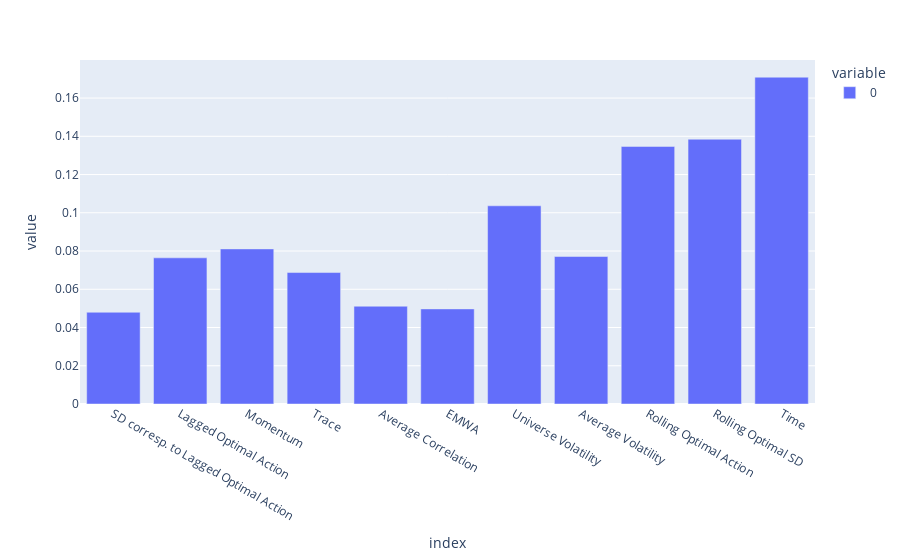

Here is the notebook cell this chart was saved with:
### Code cell
px.bar(a.T.mean())

### Figure 1 — Plotly figure (JSON) as saved in the notebook; plotly's stock layout.template omitted (floating-point values rounded to 4 significant figures)
{"data": [{"alignmentgroup": "True", "hovertemplate": "variable=0<br>index=%{x}<br>value=%{y}<extra></extra>", "legendgroup": "0", "marker": {"color": "#636efa", "pattern": {"shape": ""}}, "name": "0", "offsetgroup": "0", "orientation": "v", "showlegend": true, "textposition": "auto", "type": "bar", "x": ["SD corresp. to Lagged Optimal Action", "Lagged Optimal Action", "Momentum", "Trace", "Average Correlation", "EMWA", "Universe Volatility", "Average Volatility", "Rolling Optimal Action", "Rolling Optimal SD", "Time"], "xaxis": "x", "y": [0.04798, 0.07644, 0.08111, 0.06875, 0.05114, 0.04973, 0.1037, 0.07712, 0.1347, 0.1385, 0.1709], "yaxis": "y"}], "layout": {"barmode": "relative", "legend": {"title": {"text": "variable"}, "tracegroupgap": 0}, "margin": {"t": 60}, "xaxis": {"anchor": "y", "domain": [0, 1], "title": {"text": "index"}}, "yaxis": {"anchor": "x", "domain": [0, 1], "title": {"text": "value"}}}}
